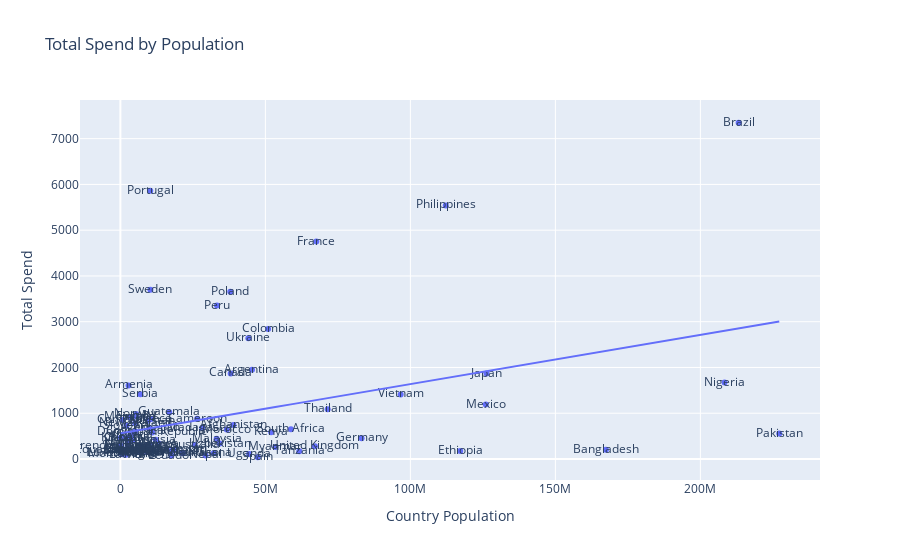

The cell this chart's notebook holds for it:
### Code cell
fig = px.scatter(spend_by_pop, x="population2020", y="totalspend", text="country_name", trendline = "ols",
             title = 'Total Spend by Population',
             labels={
                     "population2020": "Country Population",
                     "totalspend": "Total Spend"
            })
fig.show()
